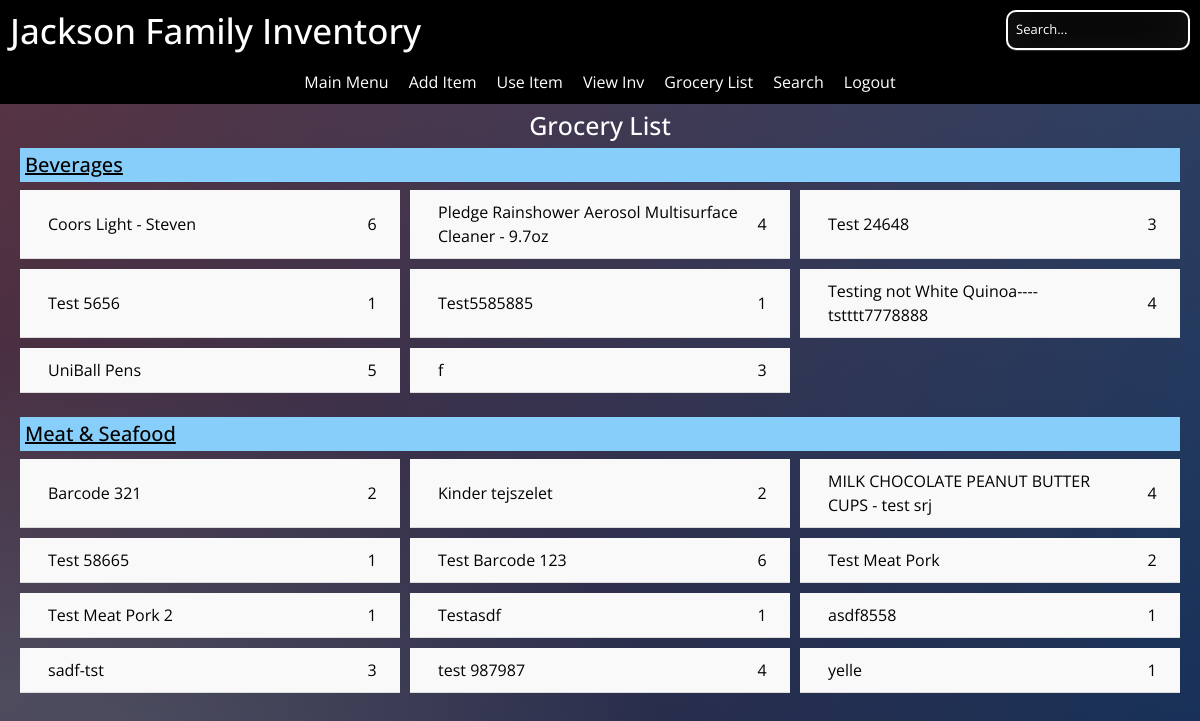
Before: /grocery_list (signed in) with the older database file.
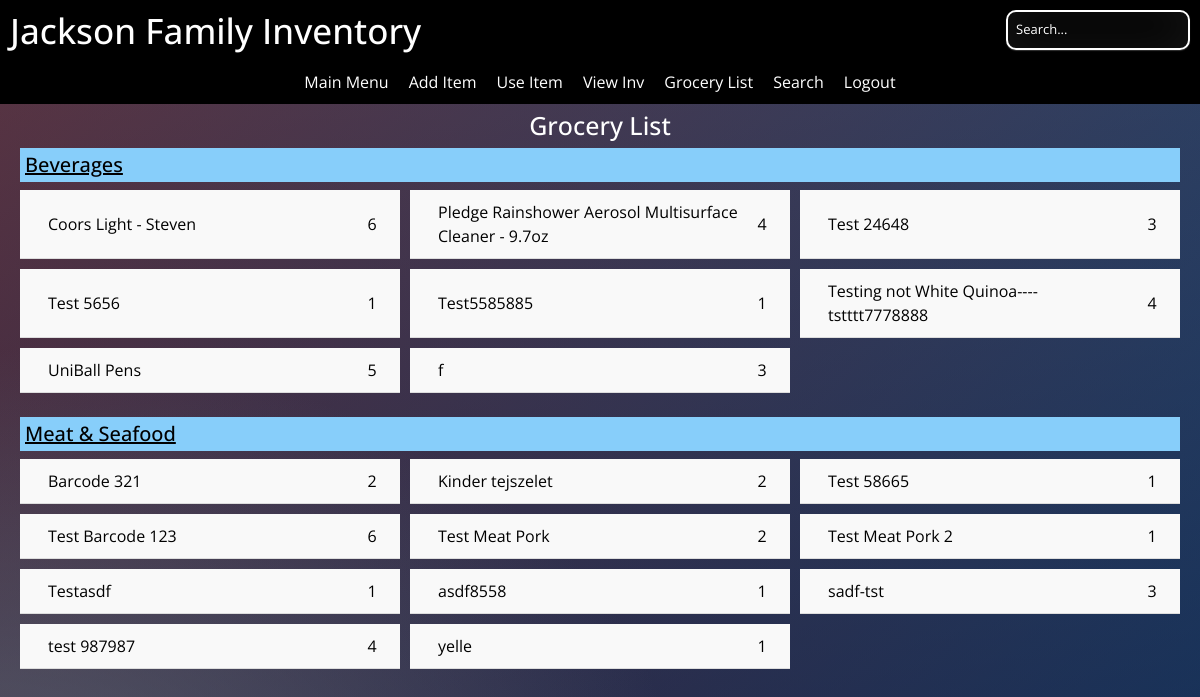
After: the same page with the newer database file.
### JacksonInventory/models.py (models this page shows)
class Item(db.Model):
    id = db.Column(db.Integer(), primary_key=True)
    barcode = db.Column(db.String(length=40), nullable=False, unique=True)
    productname = db.Column(db.String(length=150), nullable=False, unique=True)
    qty = db.Column(db.Integer())
    minqty = db.Column(db.Integer())
    productimage = db.Column(db.String(200))
    category_id = db.Column(db.Integer, db.ForeignKey('category.id'), nullable=False)
    subcategory_id = db.Column(db.Integer, db.ForeignKey('subcategory.id'), nullable=False)

class Category(db.Model):
    id = db.Column(db.Integer, primary_key=True)
    category = db.Column(db.String(75), unique=True)
    items = db.relationship('Item', backref='category', lazy=True)

### JacksonInventory/routes.py (the view)
@app.route('/grocery_list', methods=['GET'])
@login_required
def grocery_list():
    query = text('''
    SELECT c.category, i.productname, i.qty, i.minqty
    FROM item i
    JOIN category c ON i.category_id = c.id
    ORDER BY c.category, i.productname
    ''')
    result = db.session.execute(query)
    groceries = result.fetchall()
    grouped_groceries = {}
    for grocery in groceries:
        category = grocery.category
        productname = grocery.productname
        qty = grocery.qty
        minqty = grocery.minqty
        needed_qty = max(0, minqty - qty)  # Calculate needed qty
        if needed_qty > 0:
            if category in grouped_groceries:
                grouped_groceries[category].append({
                    'productname': productname,
                    'qty': qty,
                    'minqty': minqty,
                    'needed_qty': needed_qty
                })
            else:
                grouped_groceries[category] = [{
                    'productname': productname,
                    'qty': qty,
                    'minqty': minqty,
                    'needed_qty': needed_qty
                }]
    return render_template('grocery_list.html', grouped_groceries=grouped_groceries)

### JacksonInventory/forms.py
class SearchForm(FlaskForm):
    searched = StringField("Searched", validators=[DataRequired()])
    submit = SubmitField("Submit")

### JacksonInventory/models.py (called while the page is built)
@login_manager.user_loader
def load_user(user_id):
    return User.query.get(int(user_id))

### JacksonInventory/routes.py (called while the page is built)
@app.context_processor
def base():
    form = SearchForm()
    return dict(form=form)

### JacksonInventory/templates/grocery_list.html (shortened to what this page needs)
{% extends 'base.html' %}
{% block content %}
<div class="main-content">
    <h2 class="h2">Grocery List</h2>
    {% for category, products in grouped_groceries.items() %}
        <div class="category-section">
            <h3>{{ category }}</h3>
            <ul class="item-list">
                {% for product in products %}
                    <li onclick="toggleCheckbox(this)">
                        <div class="description">{{ product.productname }}</div>
                        <div class="quantity">{{ product.needed_qty }}</div>
                    </li>
                {% endfor %}
            </ul>
        </div>
    {% endfor %}
</div>
{% endblock %}

### JacksonInventory/templates/base.html (shortened to what this page needs)
<!DOCTYPE html>
<html lang="en">
<head>
    <link rel="stylesheet" href="https://stackpath.bootstrapcdn.com/bootstrap/4.5.2/css/bootstrap.min.css">
    <link rel="stylesheet" href="https://cdnjs.cloudflare.com/ajax/libs/font-awesome/5.15.3/css/all.min.css">
</head>
<body>
    {% block header %}
    <header>
        <h1>Jackson Family Inventory</h1>
        <div class="search-bar">
            <form action="{{ url_for('mainmenu_page') }}" method="GET">
                <input type="text" name="search" placeholder="Search..." value="{{ request.args.get('search', '') }}">
            </form>
        </div>
    </header>
    <nav>
        <div class="menu-container">
            {% if current_user.is_authenticated %}
                <a class="menu-item" href="{{ url_for('mainmenu_page') }}">Main Menu</a>
                <a class="menu-item" href="{{ url_for('add_item') }}">Add Item</a>
                <a class="menu-item" href="{{ url_for('use_item') }}">Use Item</a>
                <a class="menu-item" href="{{ url_for('items_page') }}">View Inv</a>
                <a class="menu-item" href="{{ url_for('grocery_list') }}">Grocery List</a>
                <a class="menu-item" href="{{ url_for('search_start') }}">Search</a>
                <a class="menu-item" href="{{ url_for('logout_page') }}">Logout</a>
            {% else %}
                {% if request.endpoint != 'login_page' and request.endpoint != 'register_page' and request.endpoint != 'home_page' %}
                    <a class="menu-item" href="{{ url_for('login_page') }}">Log In</a>
                    <a class="menu-item" href="{{ url_for('register_page') }}">Register</a>
                {% endif %}
            {% endif %}
        </div>
    </nav>
    <div class="main-content">
        {% endblock %}
        {% block content %}{% endblock %}
    </div>
</body>
</html>

### JacksonInventory/templates/base.html (style rules this page uses)
* { -webkit-box-sizing:border-box; -moz-box-sizing:border-box; -ms-box-sizing:border-box; -o-box-sizing:border-box; box-sizing:border-box; }
html { width: 100%; height:100%; overflow:auto; }
body { width: 100%; height:100%; font-family: 'Open Sans', sans-serif; background: #092756; background: -moz-radial-gradient(0% 100%, ellipse cover, rgba(104,128,138,.4) 10%,rgba(138,114,76,0) 40%),-moz-linear-gradient(top, rgba(57,173,219,.25) 0%, rgba(42,60,87,.4) 100%), -moz-linear-gradient(-45deg, #670d10 0%, #092756 100%); background: -webkit-radial-gradient(0% 100%, ellipse cover, rgba(104,128,138,.4) 10%,rgba(138,114,76,0) 40%), -webkit-linear-gradient(top, rgba(57,173,219,.25) 0%,rgba(42,60,87,.4) 100%), -webkit-linear-gradient(-45deg, #670d10 0%,#092756 100%); background: -o-radial-gradient(0% 100%, ellipse cover, rgba(104,128,138,.4) 10%,rgba(138,114,76,0) 40%), -o-linear-gradient(top, rgba(57,173,219,.25) 0%,rgba(42,60,87,.4) 100%), -o-linear-gradient(-45deg, #670d10 0%,#092756 100%); background: -ms-radial-gradient(0% 100%, ellipse cover, rgba(104,128,138,.4) 10%,rgba(138,114,76,0) 40%), -ms-linear-gradient(top, rgba(57,173,219,.25) 0%,rgba(42,60,87,.4) 100%), -ms-linear-gradient(-45deg, #670d10 0%,#092756 100%); background: -webkit-radial-gradient(0% 100%, ellipse cover, rgba(104,128,138,.4) 10%,rgba(138,114,76,0) 40%), linear-gradient(to bottom, rgba(57,173,219,.25) 0%,rgba(42,60,87,.4) 100%), linear-gradient(135deg, #670d10 0%,#092756 100%); filter: progid:DXImageTransform.Microsoft.gradient( startColorstr='#3E1D6D', endColorstr='#092756',GradientType=1 ); padding-top: 50px; margin: 0; }
header { position: fixed; top: 0; left: 0; width: 100%; z-index: 1000; display: flex; justify-content: space-between; align-items: center; padding: 10px; color: white; background-color: #000000; }
header h1 { font-size: 35px; }
nav { position: fixed; top: 60px; left: 0; width: 100%; background-color: #000000; z-index: 999; }
.menu-container { display: flex; flex-direction: row; flex-wrap: wrap; justify-content: center; width: 100%; }
.menu-item { color: white; text-decoration: none; padding: 10px; display: block; }
@media (min-width: 700px) { .menu-container { display: flex; } }
.main-content { margin-top: 35px; padding: 20px; }
input { width: 100%; margin-bottom: 10px; background: rgba(0,0,0,0.3); border: none; outline: none; padding: 10px; font-size: 13px; color: #fff; text-shadow: 1px 1px 1px rgba(0,0,0,0.3); border: 1px solid rgba(0,0,0,0.3); border-radius: 4px; box-shadow: inset 0 -5px 45px rgba(100,100,100,0.2), 0 1px 1px rgba(255,255,255,0.2); -webkit-transition: box-shadow .5s ease; -moz-transition: box-shadow .5s ease; -o-transition: box-shadow .5s ease; -ms-transition: box-shadow .5s ease; transition: box-shadow .5s ease; }
.search-bar input[type="text"] { margin-right: 12px; border: 2px solid white; border-radius: 10px; padding: 8px; background-color: transparent; color: white; width: 100%; box-sizing: border-box; }
.search-bar input[type="text"]::placeholder { color: white; }

### JacksonInventory/templates/grocery_list.html (style rules this page uses)
.main-content { color: black; margin: 15px auto; padding: 10px; max-width: 100%; }
.h2 { font-size: 25px; text-align: center; color: white; padding-top: 10px; }
h3 { text-decoration: underline; background-color: lightskyblue; padding: 5px; }
.item-list { display: grid; grid-template-columns: repeat(1, 1fr); gap: 10px; list-style-type: none; padding: 0; margin: 0; }
.item-list li { display: grid; grid-template-columns: 5% 85% 10%; align-items: center; padding: 10px; border-bottom: 1px solid #ddd; background-color: #f9f9f9; cursor: pointer; }
.description { grid-column: 2 / 3; }
.quantity { grid-column: 3 / 4; text-align: center; }
@media (min-width: 769px) { .item-list { grid-template-columns: repeat(3, 1fr); } }
@media (min-width: 769px) { .h2 { font-size: 25px; } }
@media (min-width: 769px) { .category-section h3 { font-size: 20px; } }
@media (min-width: 769px) { .item-list li { font-size: 16px; } }

Changed rows visible on the page:
removed Item: productname "MILK CHOCOLATE PEANUT BUTTER CUPS - test srj", needed_qty "4", shown under "Meat & Seafood"
